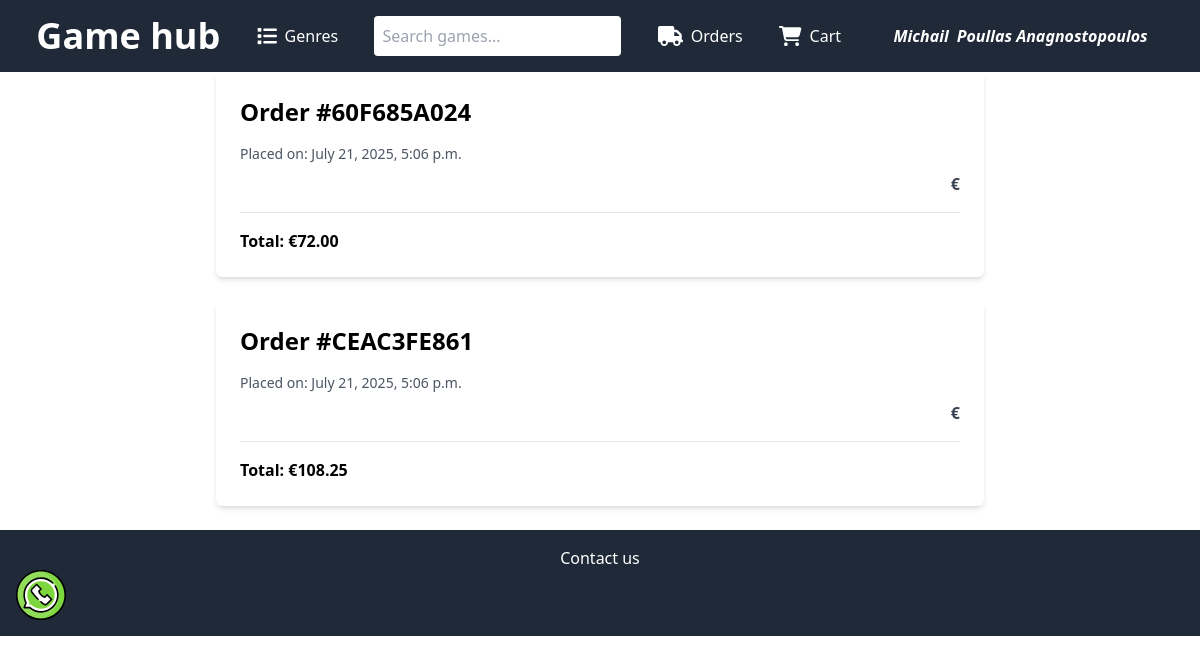
/orders/ (signed in), run on an earlier commit of the app's database.
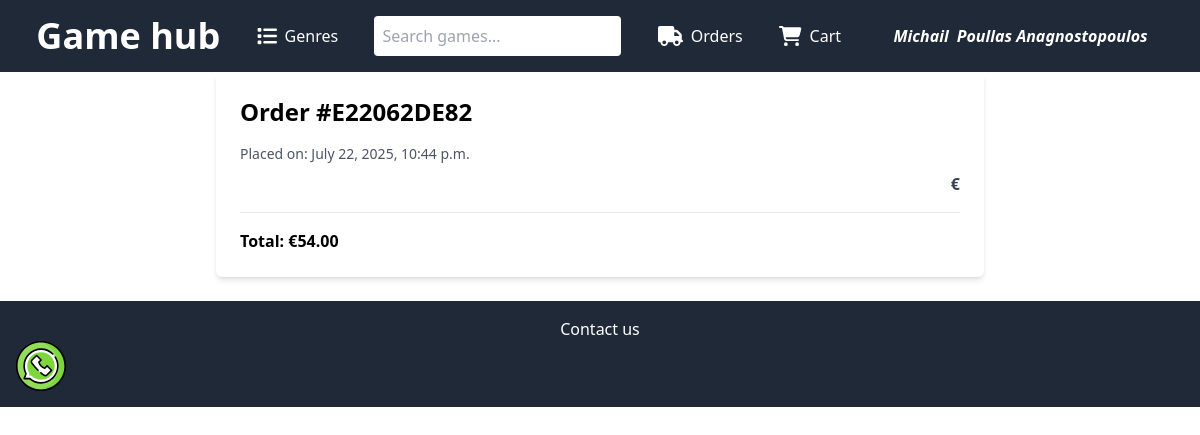
And on a later commit of the database.
### users_auth_app/models.py (models this page shows, shortened)
class CustomUser(AbstractUser):
    email = models.EmailField(max_length=255, unique=True)
    phone_number = models.CharField(max_length=15, blank=True)
    city = models.CharField(max_length=100, blank=True)
    area = models.CharField(max_length=100, blank=True)
    street = models.CharField(max_length=100, blank=True)
    profile_picture = models.ImageField(upload_to='profile_pics/', blank=True)
    user_saved_games = models.ManyToManyField('game.Game', blank=True)
    USERNAME_FIELD = 'email'
    REQUIRED_FIELDS = ['username']

class Order(models.Model):
    def generate_order_code():
        return uuid.uuid4().hex[:10].upper()
    status = [
        ('pending', 'Pending'),
        ('completed', 'Purchased'),
        ]
    order_id = models.CharField(max_length=10, default=generate_order_code, unique=True)
    user = models.ForeignKey(CustomUser, on_delete=models.CASCADE)
    game = models.ManyToManyField("game.Game")
    order_date = models.DateTimeField(auto_now_add=True)
    order_status = models.CharField(max_length=50, choices=status, default="pending")
    total_price = models.DecimalField(max_digits=10, decimal_places=2, default=0.00)

### game/views.py (the view)
# urls.py: path('orders/', views.view_orders, name='view_orders'),
def view_orders(request):
    if not request.user.is_authenticated:
        return render(request, 'orders.html') # Redirect to login if not authenticated
    orders = Order.objects.filter(user=request.user)
    return render(request, 'orders.html', {'orders': orders})

### game/templates/orders.html (shortened to what this page needs)
{% extends "base.html" %}
{% block content %}
{% if not user.is_authenticated %}
    <div class="bg-yellow-100 text-yellow-800 border border-yellow-300 p-4 rounded mb-6">
      You need to <a href="{% url 'login' %}" class="underline text-blue-600">log in</a> to add or view items in your cart.
    </div>
  {% else %}
  {% for order in orders %}
    <div class="max-w-3xl mx-auto p-6 bg-white shadow-md rounded-md mb-6">
      <h1 class="text-2xl font-bold mb-4">Order #{{ order.order_id }}</h1>
      <p class="text-sm text-gray-600 mb-2">Placed on: {{ order.order_date|date:"F j, Y, g:i a" }}</p>
      <ul class="space-y-4">
          <li class="grid grid-cols-4 items-center gap-4 border-b pb-4">
            <div class="col-span-3 text-right font-semibold text-gray-700">€{{ order.game.total_price|floatformat:2 }}</div>
          </li>
      </ul>
      <p class="mt-4 font-semibold">Total: €{{ order.total_price|floatformat:2 }}</p>
    </div>
  {% empty %}
    <div class="max-w-3xl mx-auto p-6 bg-white shadow-md rounded-md">
      <p>You have no orders yet.</p>
    </div>
  {% endfor %}
  {% endif %}
{% endblock %}

### game/templates/base.html (shortened to what this page needs)
<!DOCTYPE html>
<html lang="en">
<head>
  <script src="https://cdn.tailwindcss.com"></script>
</head>
<body>
  <nav class="bg-gray-800 text-white">
    <ul class="flex p-4 justify-evenly gap-4 items-center">
      <li><a href="{% url 'home' %}">
          <h1 class="text-4xl font-bold">Game hub</h1>
        </a></li>
      <li class="relative group">
        <a href="#" class="flex items-center gap-2">
          Genres
        </a>
      </li>
      <li>
        <form action="{% url 'home' %}" method="get" class="flex items-center justify-center">
          <input type="text" name="search" placeholder="Search games..." class="p-2 rounded text-black">
        </form>
      </li>
      <li><a href="{% url 'view_orders' %}" class="flex items-center gap-2"> Orders</a>
      </li>
      <li><a href="{% url 'view_cart' %}" class="flex items-center gap-2"> Cart</a>
      </li>
          {% if user.is_authenticated %}
           <div class="relative group inline-block text-white">
  <div class="italic font-bold px-4 py-2 bg-gray-800 rounded-t cursor-pointer flex gap-2">
    <h4>{{ user.first_name }}</h4>
    <h4>{{ user.last_name }}</h4>
  </div>
</div>
        {% else %}
      <div class="flex gap-4">
          <li><a href="{%url 'register'%}" class="flex items-center gap-2">Register</a></li>
          /
          <li><a href="{%url 'login'%}" class="flex items-center gap-2">Login</a></li>
    </div>
      {% endif %}
    </ul>
  </nav>
  {% block content %}{% endblock content%}
  <footer class="bg-gray-800 text-white p-4 text-center">
    <div>
      <h2>Contact us</h2>
      <div><a href="https://wa.me/+355693210113?text=Hello%2C%20I%20visited%20your%20site%20and%20want%20more%20info" target="_blank">
      </a></div>
    </div>
</body>
</html>

### game/templates/base.html (style rules this page uses)
.relative { position: relative; }

What changed in the data, as far as the page shows it:
removed Order: order_id "60F685A024", order_date "July 21, 2025, 5:06 p.m.", total_price "72.00"
removed Order: order_id "CEAC3FE861", order_date "July 21, 2025, 5:06 p.m.", total_price "108.25"
added Order: order_id "E22062DE82", order_date "July 22, 2025, 10:44 p.m.", total_price "54.00"
